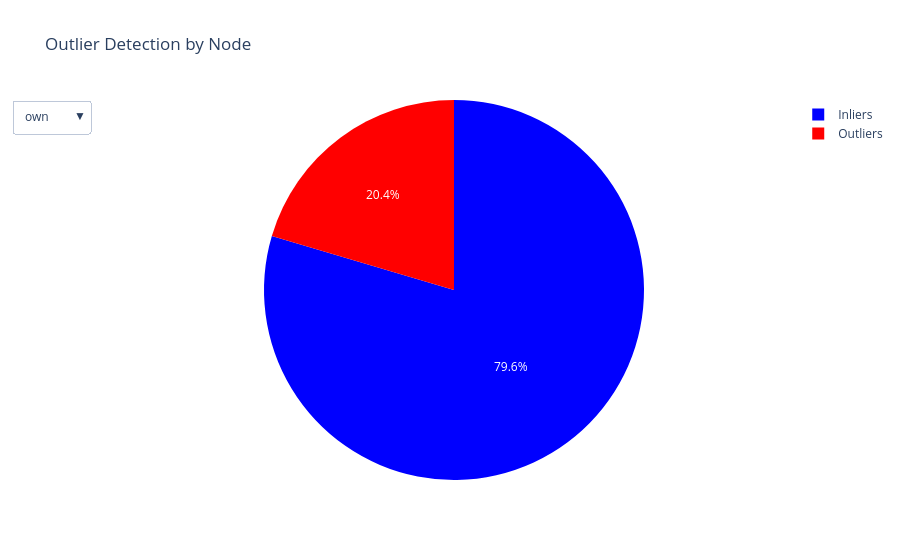

Notebook code cell kept with this figure:
### Code cell
fig = go.Figure()
nodes = df['Node'].unique()
for node in nodes:
    inlier_features = df[(df['Node'] == node) & (df['Outlier'] == 'Inlier')]
    outlier_features = df[(df['Node'] == node) & (df['Outlier'] == 'Outlier')]

    total = len(inlier_features) + len(outlier_features)
    inlier_features_percentage = len(inlier_features) / total * 100 if total > 0 else 0
    outlier_features_percentage = len(outlier_features) / total * 100 if total > 0 else 0

    # Group and combine values for inliers
    inlier_hover_text = df[(df['Node'] == node) & (df['Outlier'] == 'Inlier')].groupby('Feature')['Value'].apply(lambda x: " / ".join(x)).reset_index()
    inlier_hover_text = (inlier_hover_text['Feature'] + " = " + inlier_hover_text['Value']).tolist()

    # Group and combine values for outliers
    outlier_hover_text = df[(df['Node'] == node) & (df['Outlier'] == 'Outlier')].groupby('Feature')['Value'].apply(lambda x: " / ".join(x)).reset_index()
    outlier_hover_text = (outlier_hover_text['Feature'] + " = " + outlier_hover_text['Value']).tolist()

    # Combine hover text into a single string for each slice
    hover_text = [
        "<br>".join(inlier_hover_text),  # Inliers hover text
        "<br>".join(outlier_hover_text)  # Outliers hover text
    ]

    fig.add_trace(go.Pie(
        labels = ['Inliers', 'Outliers'],
        values = [len(inlier_features), len(outlier_features)],
        hovertext = [inlier_hover_text, outlier_hover_text],
        hoverinfo = 'text',
        name = node,
        marker = dict(colors = ['blue', 'red']),
    ))

fig.update_layout(
    title="Outlier Detection by Node",
    updatemenus=[
        {
            "buttons": [
                {
                    "label": node,
                    "method": "update",
                    "args": [
                        {"visible": [i == idx for i in range(len(nodes))]},
                        {"title": f"Outlier Detection by Node: {node}"}
                    ]
                }
                for idx, node in enumerate(nodes)
            ],
            "direction": "down",
            "showactive": True,
        }
    ]
)

for i in range(1, len(nodes)):
    fig.data[i].visible = False

fig.show()

### Figure 1 — Plotly figure (JSON) as saved in the notebook; plotly's stock layout.template omitted (floating-point values rounded to 4 significant figures)
{"data": [{"hoverinfo": "text", "hovertext": ["['Definite = Def', 'Emph = No / Yes', 'Gender = Fem / Masc', 'Mood = Cnd / Ind / Sub', 'Number = Plur / Sing', 'Number__psor = Sing', 'Person = 3 / 2 / 1', 'Person__psor = 1 / 3', 'Polarity = Neg / Pos', 'Poss = Yes', 'PronType = Prs / Art', 'Reflex = Yes', 'Subject = OblRaising / Instantiated / Generic / SubjRaising / ObjRaising', 'Tense = Past / Imp / Fut / Pres', 'VerbForm = Part / Inf / Fin', 'Voice = Act / Pass', 'rel_shallow = advmod / obj / iobj / nsubj / dep / appos / csubj / cc / advcl / csubj / dislocated / parataxis / obl / obj / nsubj / obl / compound / dep / nsubj / mark / cop / case / iobj / vocative / nmod / flat / obl / acl / aux / expl / nsubj / advcl / aux / acl / aux / xcomp / root / expl / ccomp / conj / aux / det']", "['Definite = Ind', 'Mood = Imp', 'NumType = Ord', 'Number__psor = Plur', 'Person__psor = 2', 'PronType = Neg / Ind / Int / Dem / Rel / Exc', 'rel_shallow = expl / obj / amod / nummod / parataxis / orphan / discourse / expl / obl']"], "labels": ["Inliers", "Outliers"], "marker": {"colors": ["blue", "red"]}, "name": "own", "type": "pie", "values": [78, 20]}, {"hoverinfo": "text", "hovertext": ["['Definite = Ind / Def', 'Emph = Yes / No', 'ExtPos = CCONJ / ADP / VERB / NOUN / PRON / ADV / SCONJ / INTJ', 'Gender = Fem / Masc', 'Mood = Imp / Sub / Cnd / Ind', 'NumType = Ord', 'Number = Plur / Sing', 'Number__psor = Plur / Sing', 'Person = 2 / 1 / 3', 'Person__psor = 2 / 3', 'Polarity = Neg / Pos', 'Poss = Yes', 'PronType = Dem / Neg / Int / Exc / Ind / Art / Rel / Prs', 'Reflex = Yes', 'Subject = Instantiated / Generic / SubjRaising', 'Tense = Fut / Imp / Past / Pres', 'VerbForm = Inf / Part / Fin', 'Voice = Act / Pass', 'rel_shallow = iobj / acl / obl / aux / expl / dep / goeswith / nsubj / dep / iobj / expl / flat / discourse / obl / compound / nsubj / vocative / obj / cop / obj / nmod / parataxis / parataxis / advcl / dislocated / appos / flat / conj / expl / mark / nsubj / obl / acl / amod / obl / nsubj / aux / case / ccomp / advmod / punct / aux / aux / cc / advcl / xcomp / det', 'upos = X / PROPN / AUX / INTJ / SYM / NUM / ADJ / ADP / NOUN / ADV / VERB / PUNCT / SCONJ / CCONJ / PRON / DET']", "['ExtPos = PROPN / DET / ADJ', 'Person__psor = 1', 'Subject = OblRaising / ObjRaising', 'rel_shallow = orphan / csubj / obj / csubj / expl / nummod']"], "labels": ["Inliers", "Outliers"], "marker": {"colors": ["blue", "red"]}, "name": "child", "type": "pie", "values": [115, 12], "visible": false}, {"hoverinfo": "text", "hovertext": ["['Definite = Ind / Def', 'Emph = Yes / No', 'ExtPos = ADP / VERB / ADV / PROPN / PRON / ADJ / NOUN / NUM', 'Gender = Fem / Masc', 'Mood = Cnd / Ind / Sub', 'NumType = Ord', 'Number = Plur / Sing', 'Number__psor = Plur / Sing', 'Person = 1 / 2', 'Person__psor = 2 / 3', 'Polarity = Pos / Neg', 'Poss = Yes', 'PronType = Rel / Neg / Exc / Int / Ind / Dem / Art / Prs', 'Reflex = Yes', 'Subject = Generic / Instantiated / SubjRaising / OblRaising / ObjRaising', 'Tense = Imp / Fut / Past / Pres', 'VerbForm = Inf / Part / Fin', 'Voice = Act / Pass', 'upos = AUX / NUM / INTJ / NOUN / X / ADP / ADJ / PUNCT / PRON / SCONJ / CCONJ / PROPN / SYM / DET']", "['ExtPos = CCONJ', 'Mood = Imp', 'Person = 3', 'Person__psor = 1', 'upos = VERB / ADV']"], "labels": ["Inliers", "Outliers"], "marker": {"colors": ["blue", "red"]}, "name": "prev", "type": "pie", "values": [66, 6], "visible": false}, {"hoverinfo": "text", "hovertext": ["['Definite = Def', 'Emph = No / Yes', 'ExtPos = DET / ADJ / CCONJ / PRON / ADP / VERB / PROPN / ADV', 'Gender = Masc / Fem', 'Mood = Cnd / Ind / Sub', 'NumType = Ord', 'Number = Plur / Sing', 'Number__psor = Plur / Sing', 'Person = 1 / 2 / 3', 'Person__psor = 2 / 3 / 1', 'Polarity = Neg / Pos', 'Poss = Yes', 'PronType = Prs / Int / Exc / Dem / Neg / Rel / Art / Ind', 'Reflex = Yes', 'Subject = Instantiated / ObjRaising / SubjRaising / OblRaising / Generic', 'Tense = Fut / Imp / Past / Pres', 'VerbForm = Inf / Part / Fin', 'Voice = Pass / Act', 'upos = SCONJ / PUNCT / CCONJ / AUX / ADP / SYM / INTJ / VERB / NUM / PRON / X / PROPN / ADV / NOUN / DET']", "['Definite = Ind', 'ExtPos = NOUN / SCONJ', 'Mood = Imp', 'upos = ADJ']"], "labels": ["Inliers", "Outliers"], "marker": {"colors": ["blue", "red"]}, "name": "next", "type": "pie", "values": [68, 5], "visible": false}, {"hoverinfo": "text", "hovertext": ["['Definite = Def', 'Emph = Yes / No', 'ExtPos = VERB / ADV / PRON / PROPN / ADJ / NOUN', 'Gender = Masc / Fem', 'Mood = Sub / Imp / Cnd / Ind', 'NumType = Ord', 'Number = Plur / Sing', 'Number__psor = Plur / Sing', 'Person = 1 / 2 / 3', 'Person__psor = 1 / 3 / 2', 'Polarity = Neg', 'Poss = Yes', 'PronType = Neg / Dem / Rel / Int / Exc / Art / Ind / Prs', 'Reflex = Yes', 'Subject = ObjRaising / SubjRaising / OblRaising / Generic / Instantiated', 'Tense = Pres / Fut / Imp / Past', 'VerbForm = Inf / Fin / Part', 'Voice = Act / Pass', 'position = after / before', 'upos = AUX / INTJ / ADV / CCONJ / NUM / VERB / PRON / ADP / ADJ / PROPN / SYM / NOUN / DET / X']", "['Definite = Ind']"], "labels": ["Inliers", "Outliers"], "marker": {"colors": ["blue", "red"]}, "name": "parent", "type": "pie", "values": [67, 1], "visible": false}], "layout": {"title": {"text": "Outlier Detection by Node"}, "updatemenus": [{"buttons": [{"args": [{"visible": [true, false, false, false, false]}, {"title": "Outlier Detection by Node: own"}], "label": "own", "method": "update"}, {"args": [{"visible": [false, true, false, false, false]}, {"title": "Outlier Detection by Node: child"}], "label": "child", "method": "update"}, {"args": [{"visible": [false, false, true, false, false]}, {"title": "Outlier Detection by Node: prev"}], "label": "prev", "method": "update"}, {"args": [{"visible": [false, false, false, true, false]}, {"title": "Outlier Detection by Node: next"}], "label": "next", "method": "update"}, {"args": [{"visible": [false, false, false, false, true]}, {"title": "Outlier Detection by Node: parent"}], "label": "parent", "method": "update"}], "direction": "down", "showactive": true}]}}
